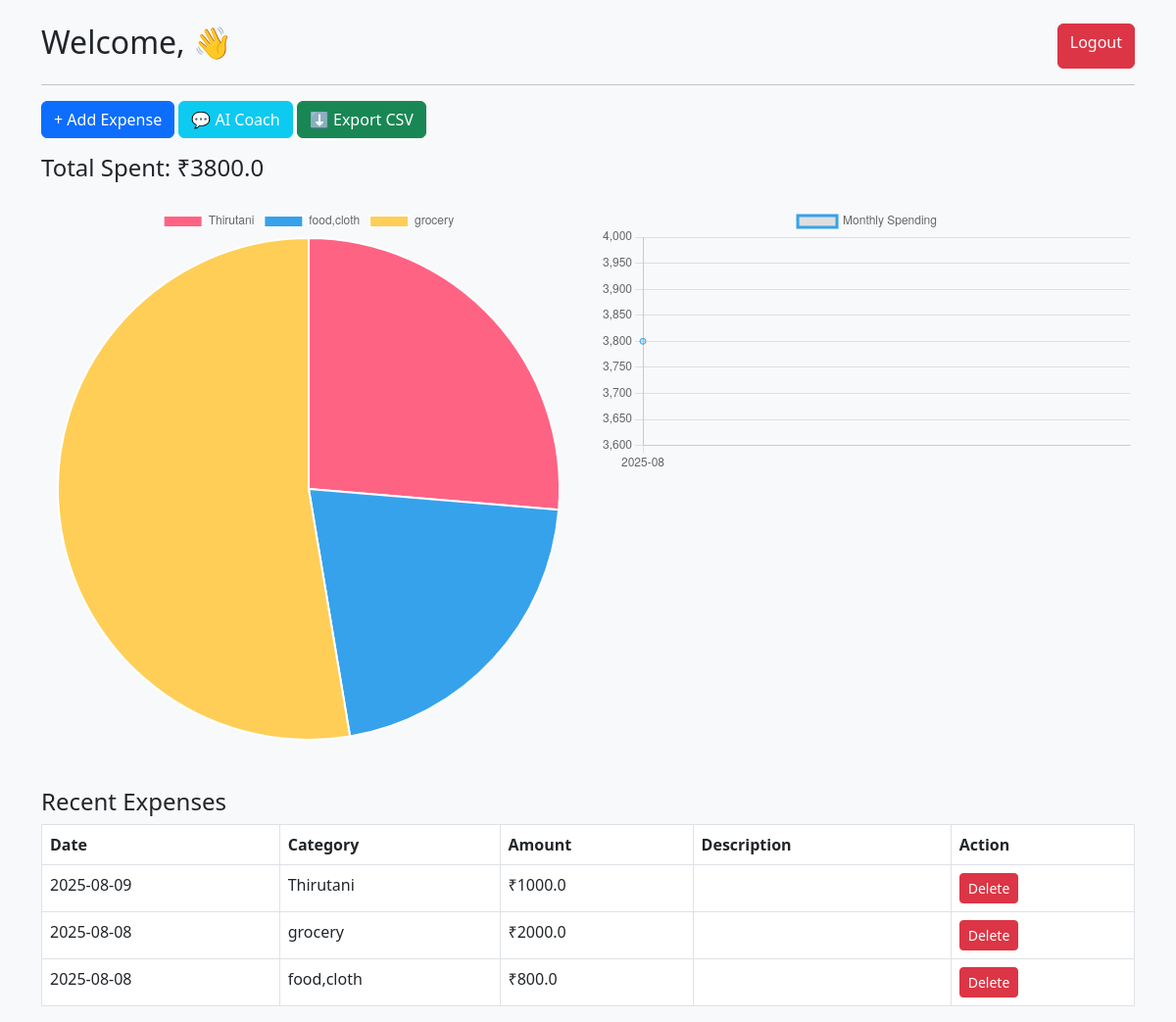
Page / (signed in) on the earlier database version.
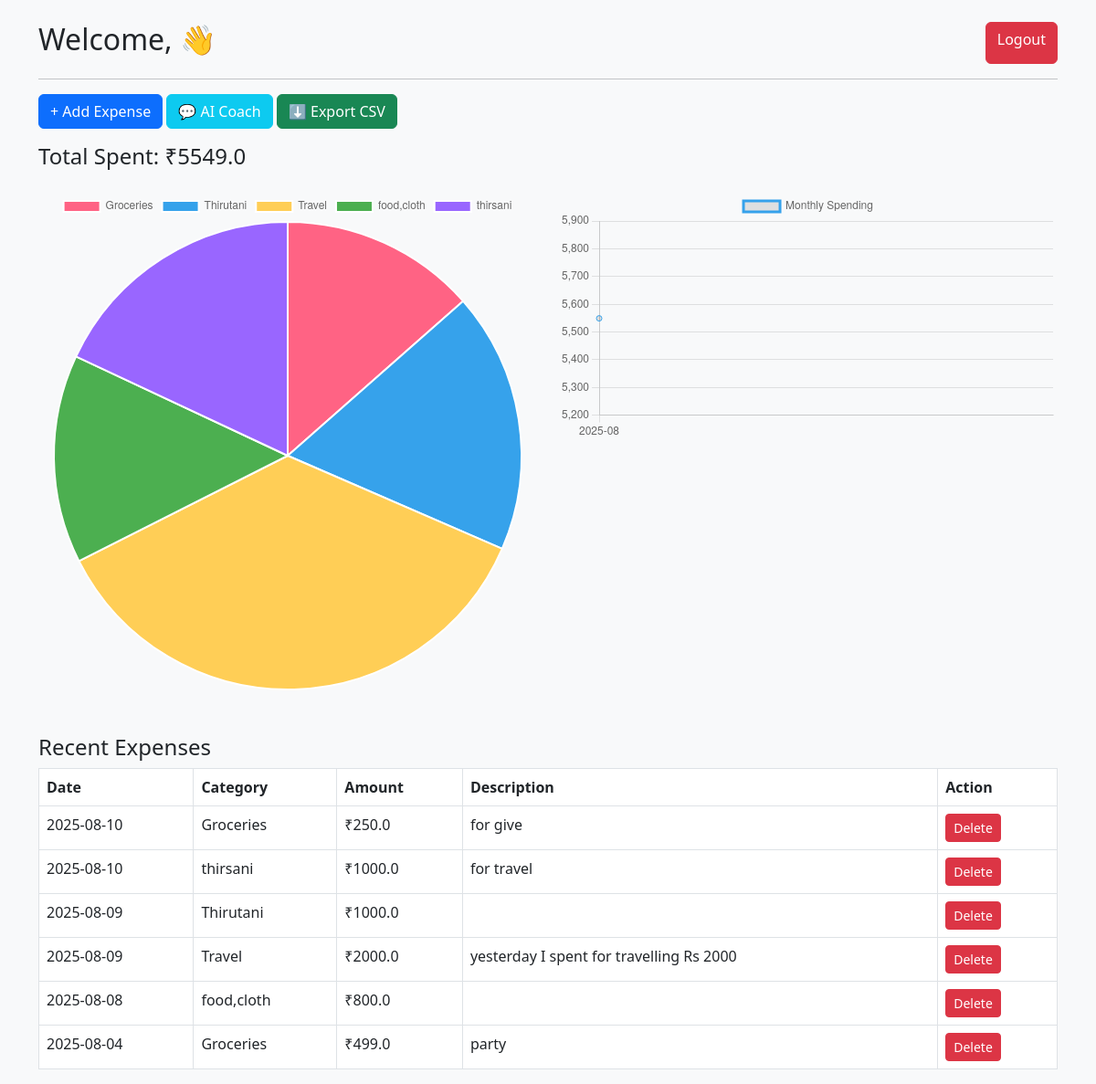
Same page on the later database version.
### tables this page shows
CREATE TABLE expenses (
        id INTEGER PRIMARY KEY AUTOINCREMENT,
        date TEXT NOT NULL,
        category TEXT NOT NULL,
        amount REAL NOT NULL,
        description TEXT
    , user_id INTEGER);

### app.py (the view)
@app.route('/')
@login_required
def index():
    conn = get_db_connection()
    rows = conn.execute("SELECT * FROM expenses WHERE user_id=? ORDER BY date DESC", (current_user.id,)).fetchall()
    conn.close()
    df = pd.DataFrame(rows, columns=rows[0].keys()) if rows else pd.DataFrame(columns=['id','date','category','amount','description','user_id'])
    total = df['amount'].sum() if not df.empty else 0
    by_category = df.groupby('category')['amount'].sum().to_dict() if not df.empty else {}
    if not df.empty:
        df['date_dt'] = pd.to_datetime(df['date'])
        df['month'] = df['date_dt'].dt.to_period('M').astype(str)
    monthly = df.groupby('month')['amount'].sum().to_dict() if not df.empty else {}
    return render_template('index.html', expenses=rows, total=total, by_category=by_category, monthly=monthly)

### app.py (called while the page is built)
def get_db_connection():
    conn = sqlite3.connect(DB_PATH)
    conn.row_factory = sqlite3.Row
    return conn

@login_manager.user_loader
def load_user(user_id):
    conn = get_db_connection()
    row = conn.execute("SELECT * FROM users WHERE id=?", (user_id,)).fetchone()
    conn.close()
    if row:
        return User(row['id'], row['username'], row['email'], row['password_hash'])
    return None

### templates/index.html (shortened to what this page needs)
<!DOCTYPE html>
<html lang="en">
<head>
    <link href="https://cdn.jsdelivr.net/npm/bootstrap@5.3.0/dist/css/bootstrap.min.css" rel="stylesheet">
</head>
<body class="bg-light">
<div class="container mt-4">
    <div class="d-flex justify-content-between">
        <h2>Welcome, {{ current_user.username }} 👋</h2>
        <a href="{{ url_for('logout') }}" class="btn btn-danger">Logout</a>
    </div>
    <hr>
    <div class="mb-3">
        <a href="{{ url_for('add') }}" class="btn btn-primary">+ Add Expense</a>
        <a href="{{ url_for('ai_coach') }}" class="btn btn-info text-white">💬 AI Coach</a>
        <a href="{{ url_for('export_csv') }}" class="btn btn-success">⬇ Export CSV</a>
    </div>
    <h4>Total Spent: ₹{{ total }}</h4>
    <div class="row mt-4">
        <div class="col-md-6">
            <canvas id="pieChart"></canvas>
        </div>
        <div class="col-md-6">
            <canvas id="lineChart"></canvas>
        </div>
    </div>
    <h4 class="mt-5">Recent Expenses</h4>
    <table class="table table-bordered">
        <thead>
            <tr>
                <th>Date</th>
                <th>Category</th>
                <th>Amount</th>
                <th>Description</th>
                <th>Action</th>
            </tr>
        </thead>
        <tbody>
            {% for e in expenses %}
            <tr>
                <td>{{ e['date'] }}</td>
                <td>{{ e['category'] }}</td>
                <td>₹{{ e['amount'] }}</td>
                <td>{{ e['description'] }}</td>
                <td>
                    <form method="POST" action="{{ url_for('delete', id=e['id']) }}">
                        <button class="btn btn-sm btn-danger">Delete</button>
                    </form>
                </td>
            </tr>
            {% endfor %}
        </tbody>
    </table>
</div>
<script>
    const categoryData = {{ by_category|default({})|tojson }};
    const monthlyData = {{ monthly|default({})|tojson }};
    const pieCtx = document.getElementById('pieChart');
    new Chart(pieCtx, {
        type: 'pie',
        data: {
            labels: Object.keys(categoryData),
            datasets: [{
                data: Object.values(categoryData),
                backgroundColor: ['#FF6384','#36A2EB','#FFCE56','#4CAF50','#9966FF']
            }]
        }
    });
    const lineCtx = document.getElementById('lineChart');
    new Chart(lineCtx, {
        type: 'line',
        data: {
            labels: Object.keys(monthlyData),
            datasets: [{
                label: 'Monthly Spending',
                data: Object.values(monthlyData),
                borderColor: '#36A2EB',
                fill: false,
                tension: 0.4
            }]
        }
    });
</script>
</body>
</html>

Differences in the rows shown:
removed expenses: date "2025-08-08", category "grocery", amount "2000.0"
added expenses: date "2025-08-10", category "Groceries", amount "250.0", description "for give"
added expenses: date "2025-08-10", category "thirsani", amount "1000.0", description "for travel"
added expenses: date "2025-08-09", category "Travel", amount "2000.0", description "yesterday I spent for travelling Rs 2000"
added expenses: date "2025-08-04", category "Groceries", amount "499.0", description "party"
Other differences:
{{ total }}: "3800.0" → "5549.0"
chart data {{ monthly|default({})|tojson }}: {"2025-08": 3800.0} → {"2025-08": 5549.0}
